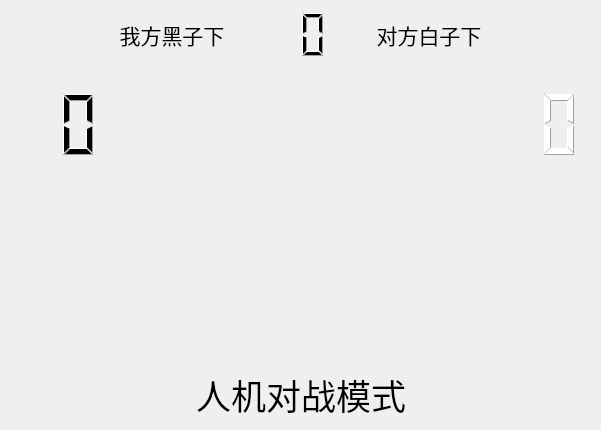
<?xml version="1.0" encoding="UTF-8"?>
<ui version="4.0">
 <class>MainWidget</class>
 <widget class="QWidget" name="MainWidget">
  <property name="geometry">
   <rect>
    <x>0</x>
    <y>0</y>
    <width>601</width>
    <height>430</height>
   </rect>
  </property>
  <property name="windowTitle">
   <string>Form</string>
  </property>
  <layout class="QVBoxLayout" name="verticalLayout" stretch="1,5,1">
   <property name="spacing">
    <number>0</number>
   </property>
   <property name="leftMargin">
    <number>0</number>
   </property>
   <property name="topMargin">
    <number>0</number>
   </property>
   <property name="rightMargin">
    <number>0</number>
   </property>
   <property name="bottomMargin">
    <number>0</number>
   </property>
   <item>
    <widget class="QWidget" name="widget_5" native="true">
     <layout class="QHBoxLayout" name="horizontalLayout_5" stretch="1,2,1,2,1">
      <property name="spacing">
       <number>0</number>
      </property>
      <property name="leftMargin">
       <number>0</number>
      </property>
      <property name="rightMargin">
       <number>0</number>
      </property>
      <property name="bottomMargin">
       <number>0</number>
      </property>
      <item>
       <spacer name="horizontalSpacer_3">
        <property name="orientation">
         <enum>Qt::Horizontal</enum>
        </property>
        <property name="sizeHint" stdset="0">
         <size>
          <width>83</width>
          <height>20</height>
         </size>
        </property>
       </spacer>
      </item>
      <item>
       <widget class="QWidget" name="widget_10" native="true">
        <property name="maximumSize">
         <size>
          <width>16777215</width>
          <height>16777215</height>
         </size>
        </property>
        <layout class="QHBoxLayout" name="horizontalLayout_3">
         <item>
          <widget class="QLabel" name="labelBlack">
           <property name="font">
            <font>
             <family>Agency FB</family>
             <pointsize>16</pointsize>
            </font>
           </property>
           <property name="text">
            <string>我方黑子下</string>
           </property>
           <property name="alignment">
            <set>Qt::AlignCenter</set>
           </property>
          </widget>
         </item>
        </layout>
       </widget>
      </item>
      <item>
       <widget class="QLCDNumber" name="lcdNumberTime">
        <property name="frameShape">
         <enum>QFrame::NoFrame</enum>
        </property>
        <property name="digitCount">
         <number>2</number>
        </property>
       </widget>
      </item>
      <item>
       <widget class="QWidget" name="widget_11" native="true">
        <property name="minimumSize">
         <size>
          <width>0</width>
          <height>0</height>
         </size>
        </property>
        <property name="maximumSize">
         <size>
          <width>16777215</width>
          <height>16777215</height>
         </size>
        </property>
        <layout class="QHBoxLayout" name="horizontalLayout_4">
         <item>
          <widget class="QLabel" name="labelWhite">
           <property name="minimumSize">
            <size>
             <width>0</width>
             <height>0</height>
            </size>
           </property>
           <property name="font">
            <font>
             <family>Agency FB</family>
             <pointsize>16</pointsize>
            </font>
           </property>
           <property name="text">
            <string>对方白子下</string>
           </property>
           <property name="alignment">
            <set>Qt::AlignCenter</set>
           </property>
          </widget>
         </item>
        </layout>
       </widget>
      </item>
      <item>
       <spacer name="horizontalSpacer_4">
        <property name="orientation">
         <enum>Qt::Horizontal</enum>
        </property>
        <property name="sizeHint" stdset="0">
         <size>
          <width>83</width>
          <height>20</height>
         </size>
        </property>
       </spacer>
      </item>
     </layout>
    </widget>
   </item>
   <item>
    <layout class="QHBoxLayout" name="horizontalLayout_2" stretch="1,5,1">
     <property name="leftMargin">
      <number>20</number>
     </property>
     <property name="rightMargin">
      <number>20</number>
     </property>
     <item>
      <widget class="QWidget" name="widget_3" native="true">
       <layout class="QVBoxLayout" name="verticalLayout_3" stretch="3,1,2,1">
        <property name="spacing">
         <number>0</number>
        </property>
        <property name="leftMargin">
         <number>0</number>
        </property>
        <property name="topMargin">
         <number>0</number>
        </property>
        <property name="rightMargin">
         <number>0</number>
        </property>
        <property name="bottomMargin">
         <number>0</number>
        </property>
        <item>
         <widget class="QLCDNumber" name="lcdNumberBlack">
          <property name="frameShape">
           <enum>QFrame::NoFrame</enum>
          </property>
          <property name="digitCount">
           <number>2</number>
          </property>
         </widget>
        </item>
        <item>
         <widget class="QWidget" name="widget_6" native="true"/>
        </item>
        <item>
         <widget class="QLabel" name="label_2">
          <property name="text">
           <string/>
          </property>
          <property name="pixmap">
           <pixmap resource="image.qrc">:/new/prefix1/image/black.png</pixmap>
          </property>
          <property name="scaledContents">
           <bool>true</bool>
          </property>
         </widget>
        </item>
        <item>
         <widget class="QWidget" name="widget_8" native="true"/>
        </item>
       </layout>
      </widget>
     </item>
     <item>
      <widget class="ChessWidget" name="chessboard" native="true"/>
     </item>
     <item>
      <widget class="QWidget" name="widget_4" native="true">
       <layout class="QVBoxLayout" name="verticalLayout_4" stretch="3,1,2,1">
        <property name="spacing">
         <number>0</number>
        </property>
        <property name="leftMargin">
         <number>0</number>
        </property>
        <property name="topMargin">
         <number>0</number>
        </property>
        <property name="rightMargin">
         <number>0</number>
        </property>
        <property name="bottomMargin">
         <number>0</number>
        </property>
        <item>
         <widget class="QLCDNumber" name="lcdNumberWhite">
          <property name="palette">
           <palette>
            <active>
             <colorrole role="WindowText">
              <brush brushstyle="SolidPattern">
               <color alpha="255">
                <red>255</red>
                <green>255</green>
                <blue>255</blue>
               </color>
              </brush>
             </colorrole>
             <colorrole role="Text">
              <brush brushstyle="SolidPattern">
               <color alpha="255">
                <red>255</red>
                <green>255</green>
                <blue>255</blue>
               </color>
              </brush>
             </colorrole>
            </active>
            <inactive>
             <colorrole role="WindowText">
              <brush brushstyle="SolidPattern">
               <color alpha="255">
                <red>255</red>
                <green>255</green>
                <blue>255</blue>
               </color>
              </brush>
             </colorrole>
             <colorrole role="Text">
              <brush brushstyle="SolidPattern">
               <color alpha="255">
                <red>255</red>
                <green>255</green>
                <blue>255</blue>
               </color>
              </brush>
             </colorrole>
            </inactive>
            <disabled>
             <colorrole role="WindowText">
              <brush brushstyle="SolidPattern">
               <color alpha="255">
                <red>120</red>
                <green>120</green>
                <blue>120</blue>
               </color>
              </brush>
             </colorrole>
             <colorrole role="Text">
              <brush brushstyle="SolidPattern">
               <color alpha="255">
                <red>120</red>
                <green>120</green>
                <blue>120</blue>
               </color>
              </brush>
             </colorrole>
            </disabled>
           </palette>
          </property>
          <property name="frameShape">
           <enum>QFrame::NoFrame</enum>
          </property>
          <property name="digitCount">
           <number>2</number>
          </property>
         </widget>
        </item>
        <item>
         <widget class="QWidget" name="widget_7" native="true"/>
        </item>
        <item>
         <widget class="QLabel" name="label_3">
          <property name="text">
           <string/>
          </property>
          <property name="pixmap">
           <pixmap resource="image.qrc">:/new/prefix1/image/white.png</pixmap>
          </property>
          <property name="scaledContents">
           <bool>true</bool>
          </property>
         </widget>
        </item>
        <item>
         <widget class="QWidget" name="widget_9" native="true"/>
        </item>
       </layout>
      </widget>
     </item>
    </layout>
   </item>
   <item>
    <widget class="QWidget" name="widget_2" native="true">
     <layout class="QHBoxLayout" name="horizontalLayout">
      <item>
       <spacer name="horizontalSpacer">
        <property name="orientation">
         <enum>Qt::Horizontal</enum>
        </property>
        <property name="sizeHint" stdset="0">
         <size>
          <width>178</width>
          <height>17</height>
         </size>
        </property>
       </spacer>
      </item>
      <item>
       <widget class="QLabel" name="labelMode">
        <property name="font">
         <font>
          <family>华文楷体</family>
          <pointsize>26</pointsize>
         </font>
        </property>
        <property name="text">
         <string>人机对战模式</string>
        </property>
        <property name="alignment">
         <set>Qt::AlignCenter</set>
        </property>
       </widget>
      </item>
      <item>
       <spacer name="horizontalSpacer_2">
        <property name="orientation">
         <enum>Qt::Horizontal</enum>
        </property>
        <property name="sizeHint" stdset="0">
         <size>
          <width>177</width>
          <height>17</height>
         </size>
        </property>
       </spacer>
      </item>
     </layout>
    </widget>
   </item>
  </layout>
 </widget>
 <customwidgets>
  <customwidget>
   <class>ChessWidget</class>
   <extends>QWidget</extends>
   <header>chesswidget.h</header>
   <container>1</container>
  </customwidget>
 </customwidgets>
 <resources>
  <include location="image.qrc"/>
 </resources>
 <connections/>
</ui>
